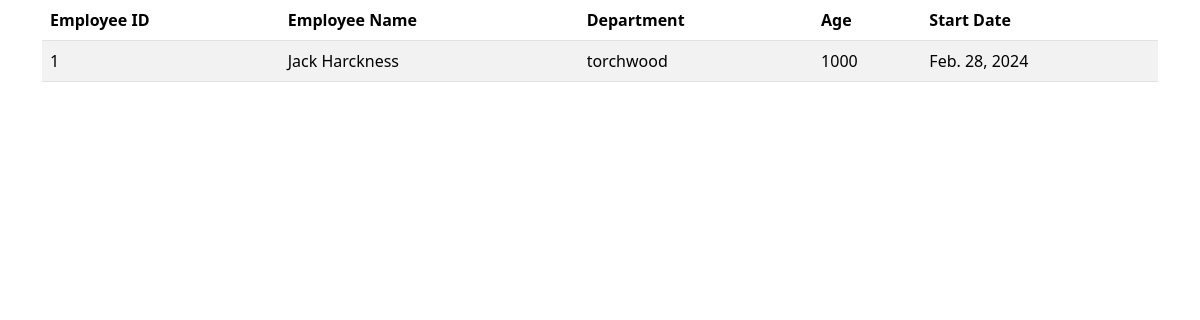
The app's page /first_app/, older data.
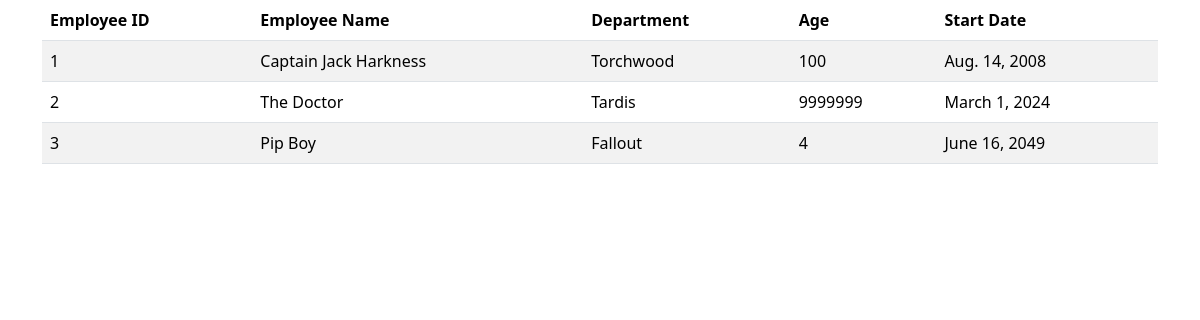
The same page, newer data.
### first_app/models.py (models this page shows, shortened)
class Employee(models.Model):
	emp_id=models.AutoField(primary_key = True)
	emp_name=models.CharField(max_length=30)
	dept=models.ForeignKey(Department, on_delete=models.CASCADE)
	age=models.IntegerField()
	start_date=models.DateField()

class Department(models.Model):
	dept_id = models.CharField(max_length=5, primary_key=True)
	dept_name = models.CharField(max_length = 30)
	location = models.CharField(max_length = 30)
	def __str__(self):
		return self.dept_name

### first_app/views.py (the view)
# urls.py: path('', views.index, name='index'),
def index(request):
    emp_list = Employee.objects.all()
    emp_dict = {'emp' : emp_list}
    return render(request, 'first_app/index.html', context = emp_dict)

### first_app/templates/first_app/index.html (shortened to what this page needs)
{% load static %}
<!doctype html>
<html lang="en">
  <head>
    <link href="https://cdn.jsdelivr.net/npm/bootstrap@5.3.3/dist/css/bootstrap.min.css" rel="stylesheet">
    <link rel="stylesheet" href="{% static 'first_app/css/styel.css' %}" />
</head>
  <body>
    <div class='container'>
      {% if emp %}
        <table class='table table-striped'>
          <thead>
            <th>Employee ID</th>
            <th>Employee Name</th>
            <th>Department</th>
            <th>Age</th>
            <th>Start Date</th>
          </thead>
          {% for e in emp %}
            <tr>
              <td>{{e.emp_id}}</td>
              <td>{{e.emp_name}}</td>
              <td>{{e.dept}}</td>
              <td>{{e.age}}</td>
              <td>{{e.start_date}}</td>
            </tr>
          {% endfor %}
        </table>
      {% else %}
        <p>No employee records found</p>
      {% endif %}
    </div>
  </body>
</html>

Row changes from the older to the newer data that the page shows:
changed Employee id 1: emp_name "Jack Harckness" → "Captain Jack Harkness"; dept "torchwood" → "Torchwood"; age "1000" → "100"; start_date "Feb. 28, 2024" → "Aug. 14, 2008"
added Employee: emp_id "2", emp_name "The Doctor", dept "Tardis", age "9999999", start_date "March 1, 2024"
added Employee: emp_id "3", emp_name "Pip Boy", dept "Fallout", age "4", start_date "June 16, 2049"
